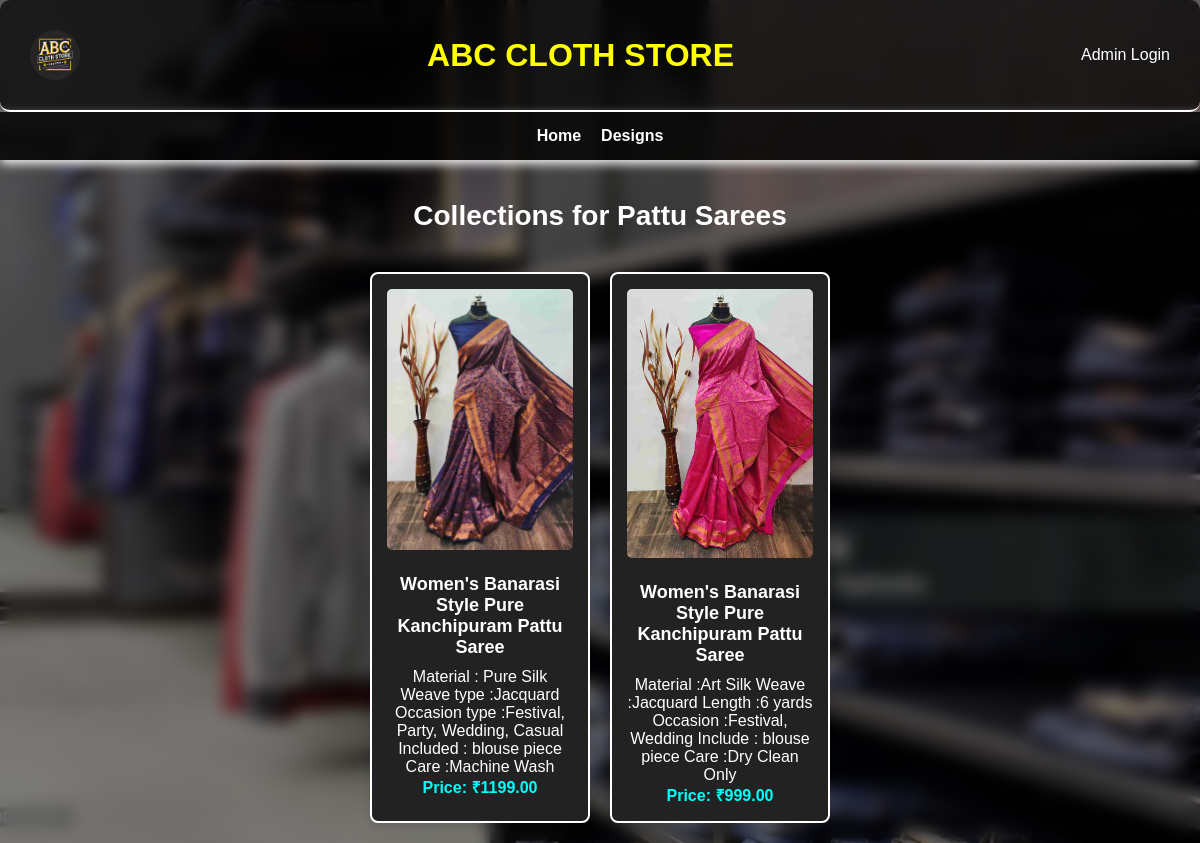
Screenshot of /designs/3/ with the database file from the repository.
### store/models.py (models this page shows, shortened)
class Design(models.Model):
    name = models.CharField(max_length=100)
    image = models.ImageField(upload_to='design_images/')

class Collection(models.Model):
    design = models.ForeignKey(Design, related_name='collections', on_delete=models.CASCADE)
    name = models.CharField(max_length=100)
    description = models.TextField()
    price = models.DecimalField(max_digits=10, decimal_places=2)
    image = models.ImageField(upload_to='collection_images/')
    available = models.BooleanField(default=True)

### store/views.py (the view)
# urls.py: path('designs/<int:design_id>/', views.collections_by_design, name='collections_by_design'),
def collections_by_design(request, design_id):
    design = get_object_or_404(Design, id=design_id)
    collections = design.collections.all()
    return render(request, 'store/design_collection.html', {'design': design, 'collections': collections})

### templates/store/design_collection.html (shortened to what this page needs)
<!DOCTYPE html>
{% load static %}
<html lang="en">
<head>
</head>
<body>
    <div class="overlay"></div>
    <div class="store-header">
        <img src="/static/images/logo.jpg" alt="Store Logo" class="logo">
        <div class="store-name">ABC Cloth Store</div>
        <a href="{% url 'admin:login' %}" class="admin-login">Admin Login</a>
    </div>
    <header>
        <nav>
            <a href="{% url 'home' %}">Home</a>
            <a href="{% url 'design_collection' %}">Designs</a>
        </nav>
    </header>
    <h2>Collections for {{ design.name }}</h2>
    <div class="collection-container">
        {% for collection in collections %}
            <div class="collection-item">
                <a href="{% url 'collection_detail' collection.id %}">
                    <img src="{{ collection.image.url }}" alt="{{ collection.name }}">
                </a>
                <h3>{{ collection.name }}</h3>
                <p>{{ collection.description }}</p>
                <p class="price">Price: ₹{{ collection.price }}</p>
            </div>
        {% endfor %}
    </div>
</body>
</html>

### rows the page displays
Design: name "Pattu Sarees"
Collection: image (picture), name "Women's Banarasi Style Pure Kanchipuram Pattu Saree", description "Material : Pure Silk Weave type :Jacquard Occasion type :Festival, Party, Wedding, Casual Included : blouse piece Care :Machine Wash", price "1199.00"
Collection: image (picture), name "Women's Banarasi Style Pure Kanchipuram Pattu Saree", description "Material :Art Silk Weave :Jacquard Length :6 yards Occasion :Festival, Wedding Include : blouse piece Care :Dry Clean Only", price "999.00"
